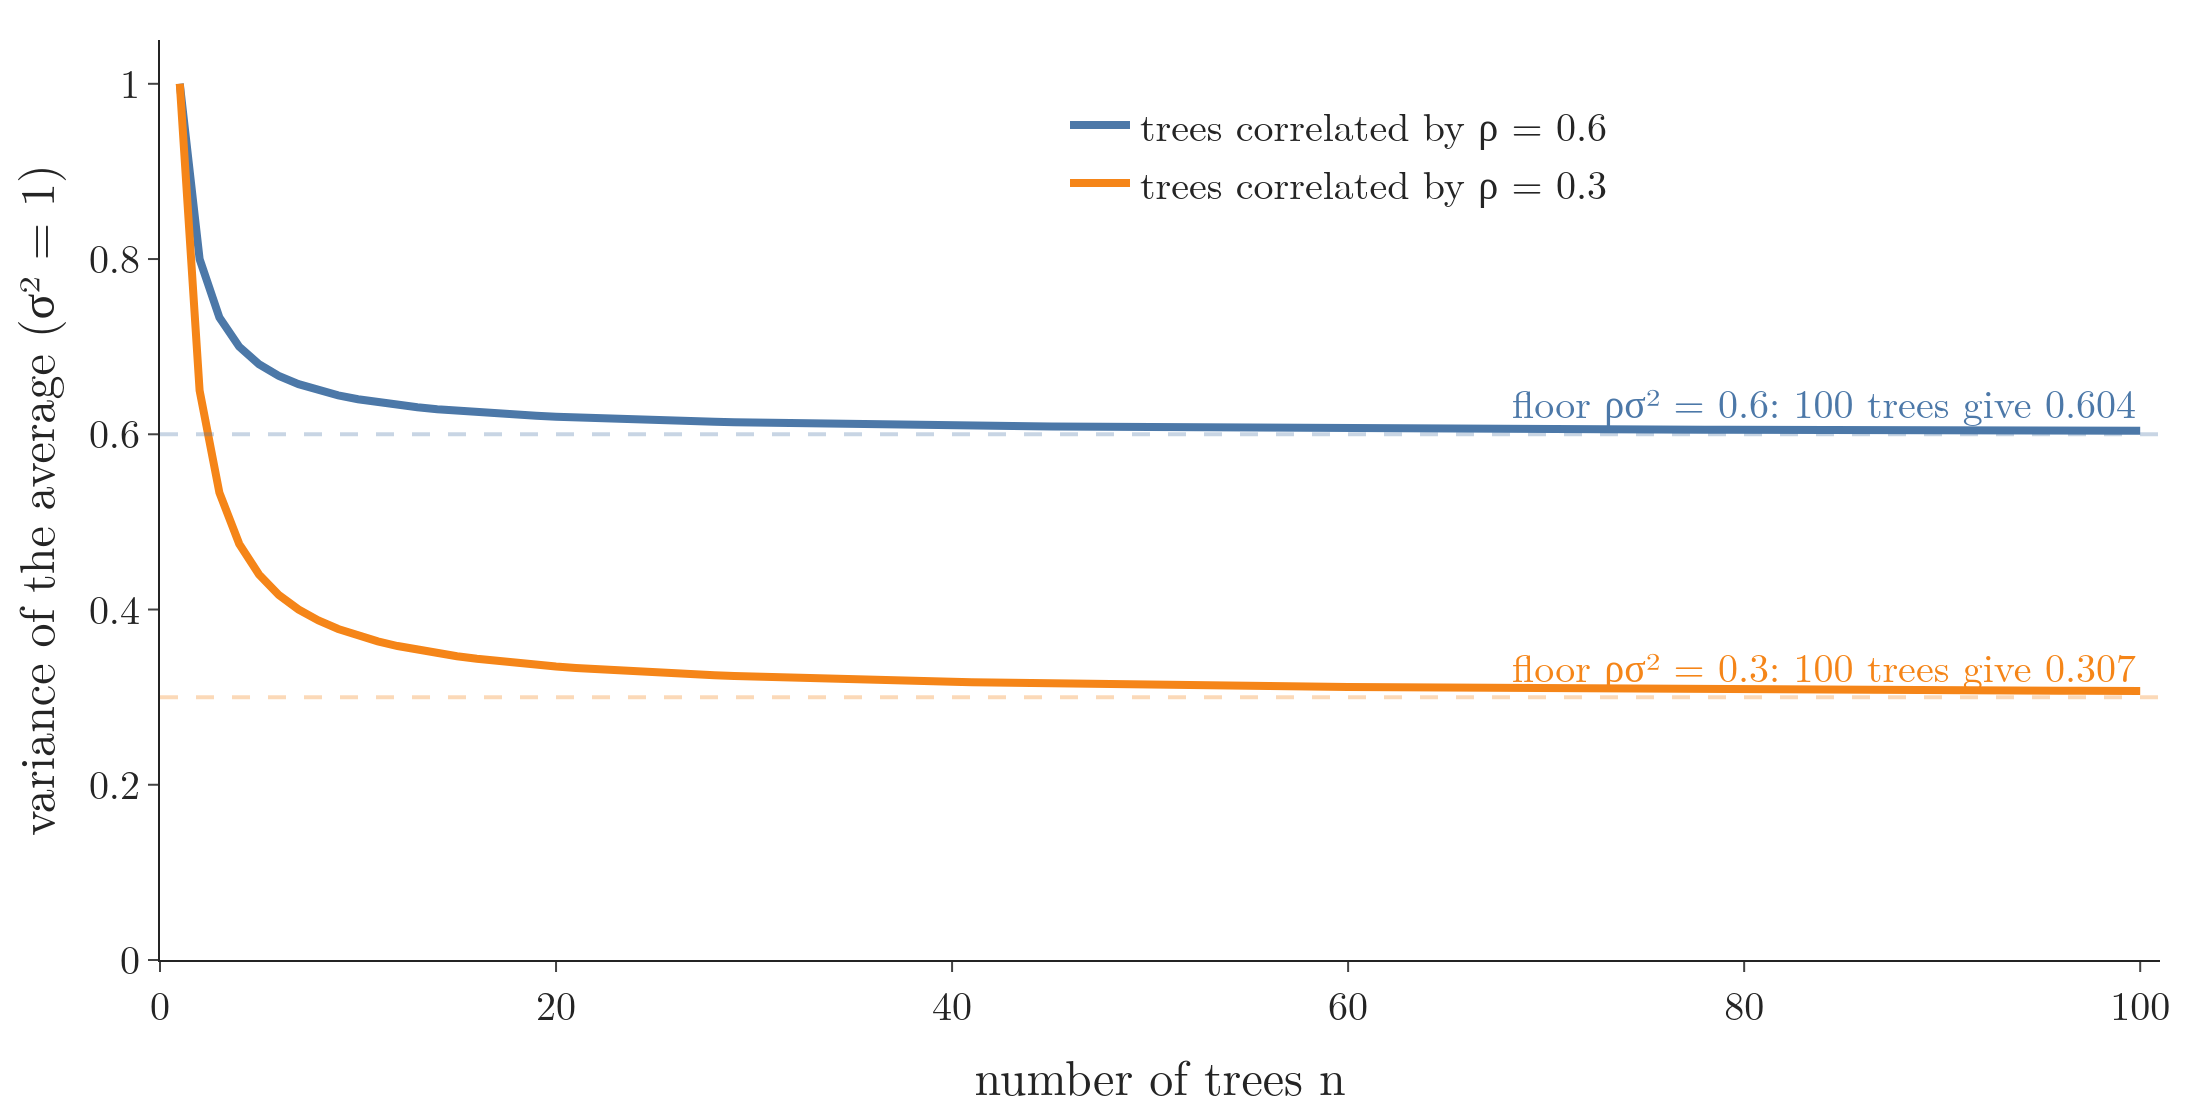

Recreate this plot in Python.
"""Section 3.3 Extra: variance of the average of n trees, rho*sigma^2 + (1 - rho)/n * sigma^2 (ESL eq. 15.1), with
sigma^2 = 1, for tree correlation rho = 0.6 and rho = 0.3. More trees only shrink the second term; the floor rho*sigma^2
stays. Checked by simulating correlated trees. (Plotly)"""
from pathlib import Path

import numpy as np
import plotly.graph_objects as go

HERE = Path(__file__).parent
n = np.arange(1, 101)
var = lambda rho, n: rho + (1 - rho) / n
assert round(var(0.6, 100), 3) == 0.604 and round(var(0.3, 100), 3) == 0.307      # the Note's example
# simulation: trees = shared part (variance rho) + own part (variance 1 - rho), so corr = rho and variance 1
rng = np.random.default_rng(0)
for rho in (0.6, 0.3):
    shared = rng.normal(0, np.sqrt(rho), (20000, 1))
    trees = shared + rng.normal(0, np.sqrt(1 - rho), (20000, 100))
    assert abs(trees.mean(1).var() - var(rho, 100)) < 0.02
fig = go.Figure()
for rho, c in [(0.6, "#4C78A8"), (0.3, "#F58518")]:
    fig.add_trace(go.Scatter(x=n, y=var(rho, n), mode="lines", line=dict(color=c, width=4),
                             name=f"trees correlated by ρ = {rho}"))
    fig.add_hline(y=rho, line=dict(color=c, width=2, dash="dash"))
    fig.add_annotation(x=100, y=rho, text=f"floor ρσ² = {rho}: 100 trees give {var(rho, 100):.3f}", xanchor="right",
                       yanchor="bottom", showarrow=False, font=dict(size=20, color=c))
fig.update_xaxes(title="number of trees n", range=[0, 101])
fig.update_yaxes(title="variance of the average (σ² = 1)", range=[0, 1.05])
fig.update_layout(template="simple_white", width=1100, height=560, font=dict(family="Latin Modern Roman", size=20),
                  margin=dict(l=80, r=20, t=20, b=70), legend=dict(x=0.45, y=0.95))
fig.write_image(HERE / "corr_variance.png", scale=2)
fig.write_image(HERE / "corr_variance.pdf")
